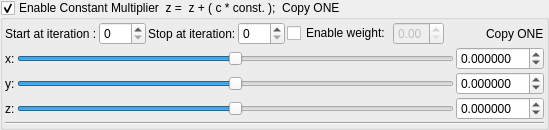
    <widget class="MyGroupBox" name="groupCheck_transform_constantMultiplier1_enabled">
     <property name="title">
      <string>Enable Constant Multiplier  z =  z + ( c * const. );  Copy ONE</string>
     </property>
     <property name="checkable">
      <bool>true</bool>
     </property>
     <layout class="QVBoxLayout" name="verticalLayout_19" stretch="0,0,0">
      <property name="spacing">
       <number>2</number>
      </property>
      <property name="leftMargin">
       <number>2</number>
      </property>
      <property name="topMargin">
       <number>2</number>
      </property>
      <property name="rightMargin">
       <number>2</number>
      </property>
      <property name="bottomMargin">
       <number>2</number>
      </property>
      <item>
       <layout class="QGridLayout" name="gridLayout_18">
        <item row="0" column="0">
         <widget class="QLabel" name="label_73">
          <property name="text">
           <string>Start at iteration :</string>
          </property>
         </widget>
        </item>
        <item row="0" column="3">
         <widget class="MySpinBox" name="spinboxInt_transform_constantMultiplier1_stop_iterations">
          <property name="sizePolicy">
           <sizepolicy hsizetype="Minimum" vsizetype="Maximum">
            <horstretch>0</horstretch>
            <verstretch>0</verstretch>
           </sizepolicy>
          </property>
          <property name="maximum">
           <number>250</number>
          </property>
         </widget>
        </item>
        <item row="0" column="1">
         <widget class="MySpinBox" name="spinboxInt_transform_constantMultiplier1_start_iterations">
          <property name="sizePolicy">
           <sizepolicy hsizetype="Minimum" vsizetype="Maximum">
            <horstretch>0</horstretch>
            <verstretch>0</verstretch>
           </sizepolicy>
          </property>
          <property name="minimum">
           <number>0</number>
          </property>
          <property name="maximum">
           <number>250</number>
          </property>
          <property name="value">
           <number>0</number>
          </property>
         </widget>
        </item>
        <item row="0" column="2">
         <widget class="QLabel" name="label_74">
          <property name="text">
           <string>Stop at iteration:</string>
          </property>
         </widget>
        </item>
        <item row="0" column="9">
         <widget class="QLabel" name="label_111">
          <property name="text">
           <string>Copy ONE</string>
          </property>
         </widget>
        </item>
        <item row="0" column="7">
         <widget class="MyDoubleSpinBox" name="spinbox_transform_constantMultiplier1_weight">
          <property name="enabled">
           <bool>false</bool>
          </property>
          <property name="sizePolicy">
           <sizepolicy hsizetype="Minimum" vsizetype="Maximum">
            <horstretch>0</horstretch>
            <verstretch>0</verstretch>
           </sizepolicy>
          </property>
          <property name="decimals">
           <number>2</number>
          </property>
          <property name="minimum">
           <double>0.000000000000000</double>
          </property>
          <property name="maximum">
           <double>1.000000000000000</double>
          </property>
          <property name="singleStep">
           <double>0.100000000000000</double>
          </property>
         </widget>
        </item>
        <item row="0" column="8">
         <spacer name="horizontalSpacer_9">
          <property name="orientation">
           <enum>Qt::Horizontal</enum>
          </property>
          <property name="sizeHint" stdset="0">
           <size>
            <width>40</width>
            <height>20</height>
           </size>
          </property>
         </spacer>
        </item>
        <item row="0" column="6">
         <widget class="QCheckBox" name="checkBox_transform_constantMultiplier1_weight_enabled">
          <property name="text">
           <string>Enable weight:</string>
          </property>
         </widget>
        </item>
       </layout>
      </item>
      <item>
       <layout class="QGridLayout" name="gridLayout_29">
        <property name="spacing">
         <number>2</number>
        </property>
        <item row="1" column="1">
         <widget class="QLabel" name="label_28">
          <property name="text">
           <string>y:</string>
          </property>
         </widget>
        </item>
        <item row="1" column="3">
         <widget class="MyDoubleSpinBox" name="spinbox3_transform_constantMultiplier1_y">
          <property name="sizePolicy">
           <sizepolicy hsizetype="Minimum" vsizetype="Maximum">
            <horstretch>0</horstretch>
            <verstretch>0</verstretch>
           </sizepolicy>
          </property>
          <property name="prefix">
           <string/>
          </property>
          <property name="suffix">
           <string/>
          </property>
          <property name="decimals">
           <number>6</number>
          </property>
          <property name="minimum">
           <double>-99.989999999999995</double>
          </property>
          <property name="maximum">
           <double>99.989999999999995</double>
          </property>
          <property name="singleStep">
           <double>0.100000000000000</double>
          </property>
         </widget>
        </item>
        <item row="0" column="1">
         <widget class="QLabel" name="label_29">
          <property name="text">
           <string>x:</string>
          </property>
         </widget>
        </item>
        <item row="2" column="1">
         <widget class="QLabel" name="label_37">
          <property name="text">
           <string>z:</string>
          </property>
         </widget>
        </item>
        <item row="0" column="3">
         <widget class="MyDoubleSpinBox" name="spinbox3_transform_constantMultiplier1_x">
          <property name="sizePolicy">
           <sizepolicy hsizetype="Minimum" vsizetype="Maximum">
            <horstretch>0</horstretch>
            <verstretch>0</verstretch>
           </sizepolicy>
          </property>
          <property name="prefix">
           <string/>
          </property>
          <property name="suffix">
           <string/>
          </property>
          <property name="decimals">
           <number>6</number>
          </property>
          <property name="minimum">
           <double>-99.989999999999995</double>
          </property>
          <property name="maximum">
           <double>99.989999999999995</double>
          </property>
          <property name="singleStep">
           <double>0.100000000000000</double>
          </property>
         </widget>
        </item>
        <item row="2" column="3">
         <widget class="MyDoubleSpinBox" name="spinbox3_transform_constantMultiplier1_z">
          <property name="sizePolicy">
           <sizepolicy hsizetype="Minimum" vsizetype="Maximum">
            <horstretch>0</horstretch>
            <verstretch>0</verstretch>
           </sizepolicy>
          </property>
          <property name="prefix">
           <string/>
          </property>
          <property name="suffix">
           <string/>
          </property>
          <property name="decimals">
           <number>6</number>
          </property>
          <property name="minimum">
           <double>-99.989999999999995</double>
          </property>
          <property name="maximum">
           <double>99.989999999999995</double>
          </property>
          <property name="singleStep">
           <double>0.100000000000000</double>
          </property>
         </widget>
        </item>
        <item row="1" column="2">
         <widget class="QSlider" name="slider3_transform_constantMultiplier1_y">
          <property name="sizePolicy">
           <sizepolicy hsizetype="Expanding" vsizetype="Maximum">
            <horstretch>0</horstretch>
            <verstretch>0</verstretch>
           </sizepolicy>
          </property>
          <property name="minimum">
           <number>-5000000</number>
          </property>
          <property name="maximum">
           <number>5000000</number>
          </property>
          <property name="singleStep">
           <number>1</number>
          </property>
          <property name="orientation">
           <enum>Qt::Horizontal</enum>
          </property>
         </widget>
        </item>
        <item row="0" column="2">
         <widget class="QSlider" name="slider3_transform_constantMultiplier1_x">
          <property name="sizePolicy">
           <sizepolicy hsizetype="Preferred" vsizetype="Preferred">
            <horstretch>0</horstretch>
            <verstretch>0</verstretch>
           </sizepolicy>
          </property>
          <property name="minimum">
           <number>-5000000</number>
          </property>
          <property name="maximum">
           <number>5000000</number>
          </property>
          <property name="singleStep">
           <number>1</number>
          </property>
          <property name="orientation">
           <enum>Qt::Horizontal</enum>
          </property>
         </widget>
        </item>
        <item row="2" column="2">
         <widget class="QSlider" name="slider3_transform_constantMultiplier1_z">
          <property name="sizePolicy">
           <sizepolicy hsizetype="Expanding" vsizetype="Maximum">
            <horstretch>0</horstretch>
            <verstretch>0</verstretch>
           </sizepolicy>
          </property>
          <property name="minimum">
           <number>-5000000</number>
          </property>
          <property name="maximum">
           <number>5000000</number>
          </property>
          <property name="singleStep">
           <number>1</number>
          </property>
          <property name="orientation">
           <enum>Qt::Horizontal</enum>
          </property>
         </widget>
        </item>
       </layout>
      </item>
      <item>
       <widget class="Line" name="line_7">
        <property name="orientation">
         <enum>Qt::Horizontal</enum>
        </property>
       </widget>
      </item>
     </layout>
    </widget>
